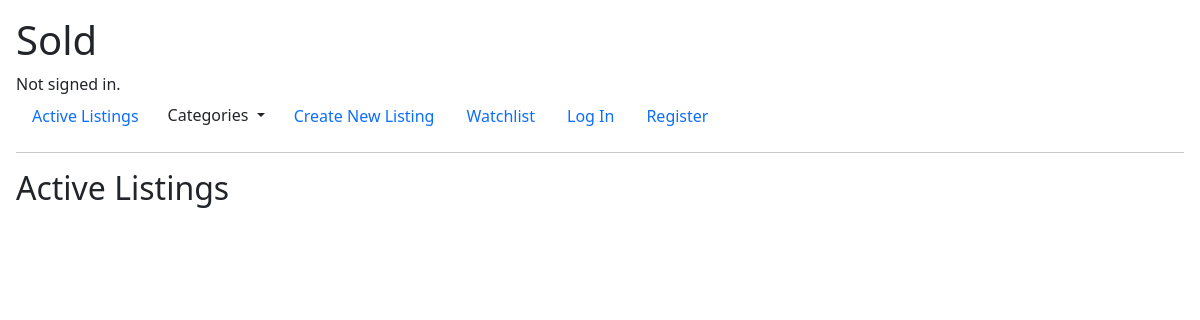
The app's page /, older data.
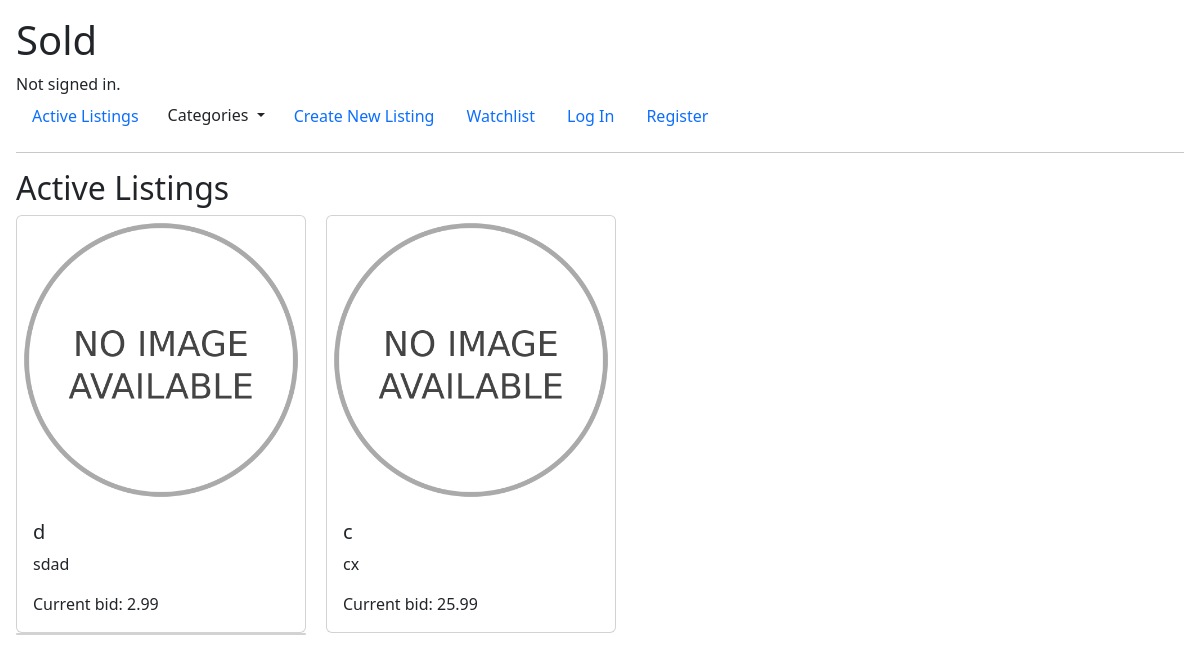
The same page, newer data.
### auctions/models.py (models this page shows)
class Bid(models.Model):
    Bid = models.DecimalField(decimal_places=2, max_digits=19, null='False')
    user_bid = models.ForeignKey(User, on_delete=models.CASCADE, related_name="bid_made_by")
    listing = models.ForeignKey(Auction, on_delete=models.CASCADE, related_name="bid_listing")

class Auction(models.Model):
    Categories = [('Toys', 'Toys'), ('Home', 'Home'), ('Fashion','Fashion'), ('Electronics', 'Electronics'), ('Automotive', 'Automotive'), ('Other','Other')]
    Categories.sort(key=itemgetter(1))
    title = models.CharField(max_length=64)
    img = models.ImageField(upload_to='uploads/', default="uploads/No_image_available.svg.png")
    discription = models.CharField(max_length=200, null="False")
    price = models.DecimalField(max_digits=19,decimal_places=2, null="False", validators=[MinValueValidator(limit_value=1)])
    user_post = models.ForeignKey(User, on_delete=models.CASCADE,related_name="user", default="1")
    category = models.CharField(max_length=20, blank=True, null=True, choices=Categories)
    active = models.BooleanField(default=True)

### auctions/views.py (the view)
# urls.py: path("", views.index, name="index"),
def index(request):
    CATEGORIES = Auction.Categories
    CATEGORIES = [x[0] for x in CATEGORIES]
    return render(request, "auctions/index.html", {"auctions":Bid.objects.all()})

### auctions/templates/auctions/index.html
{% extends "auctions/layout.html" %}
{% block body %}
    <h2>Active Listings</h2>
    <div id="auctions">
    {% for auction in auctions %}
    {% if auction.listing.active %}
    <a href="{% url 'listing' auction.listing.id %}" class="card" style="width: 18rem;" >
        {% if auction.listing.img %}
        <img src="{{auction.listing.img.url}}" class="card-img-top" alt="">
        {% endif %}
        <div class="card-body">
          <h5 class="card-title">{{auction.listing.title}}</h5>
          <p class="card-text">{{auction.listing.discription}}</p>
          <p class="card-text">Current bid: {{auction.Bid}}</p>
        </div>
    {% endif %}
    {% endfor %}
  </div>
{% endblock %}

Row changes from the older to the newer data that the page shows:
added Bid: listing.img (placeholder picture), listing "d", listing.discription "sdad", Bid "2.99"
added Bid: listing.img (placeholder picture), listing "c", listing.discription "cx", Bid "25.99"
